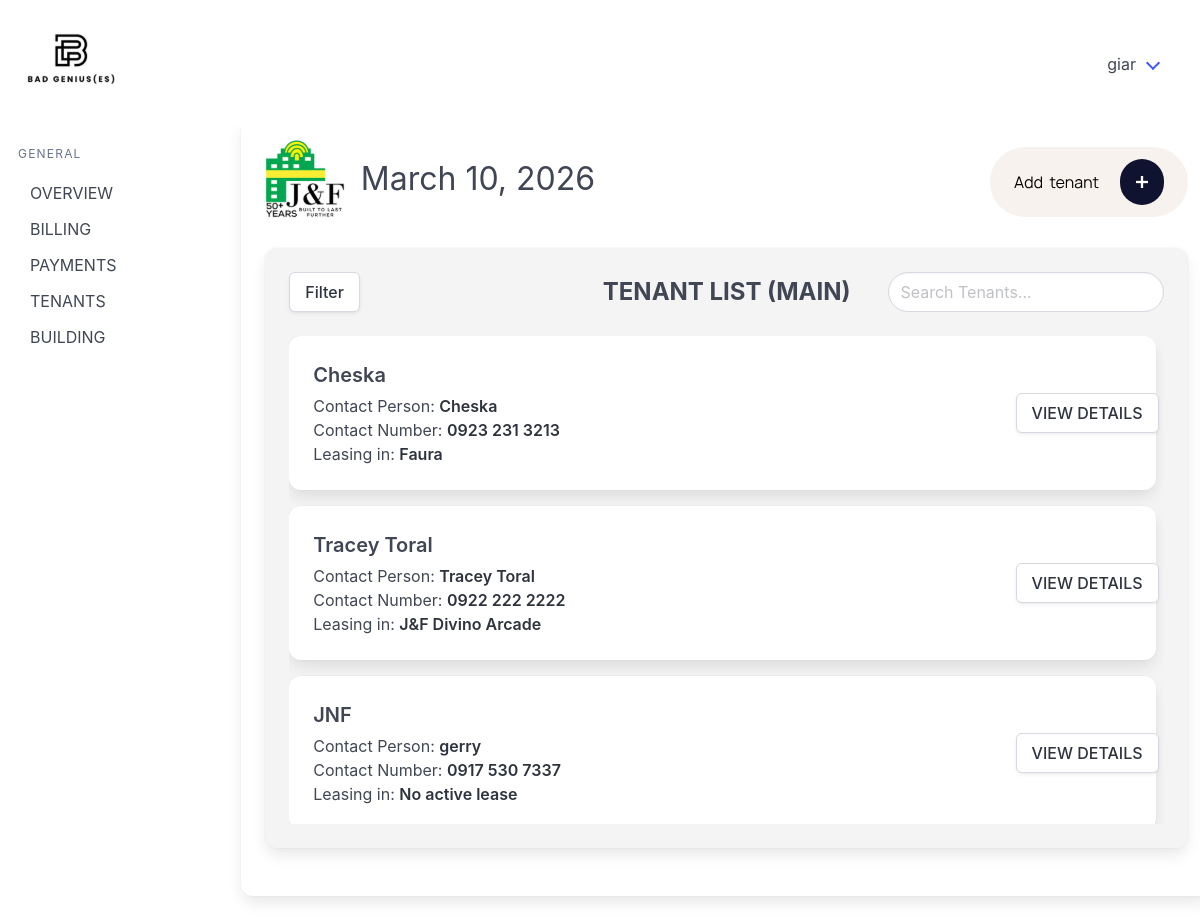
Screenshot of /tenants_main/ (signed in) with the database file from the repository.
### billingApp/models.py (models this page shows, shortened)
class Tenant(models.Model):
    companyName = models.CharField(max_length=100, null=True, blank=True)
    contactPerson = models.CharField(max_length=100)
    phoneNumber = models.CharField(max_length=12)
    email = models.CharField(max_length=50)
    modified_by = models.ForeignKey("Account", on_delete=models.SET_NULL, null=True, blank=True, related_name="+")
    modified_at = models.DateTimeField(auto_now=True, null=True, blank=True)
    objects = models.Manager

class Building(models.Model):
    buildingName = models.CharField(max_length=100, unique=True)
    signageCapacity = models.IntegerField(default=0)
    parkingCapacity = models.IntegerField(default=0)
    buildingAddress = models.CharField(max_length=200)
    modified_by = models.ForeignKey("Account", on_delete=models.SET_NULL, null=True, blank=True, related_name="+")
    modified_at = models.DateTimeField(auto_now=True, null=True, blank=True)
    objects = models.Manager

### billingApp/views.py (the view)
# urls.py: path('tenants_main/', views.tenants_main, name='tenants_main'),
@login_required
def tenants_main(request):
    building_filter = request.GET.get("building")
    lease_status_filter = request.GET.get("lease_status")
    tenant_objects = Tenant.objects.all().order_by('companyName', 'contactPerson')
    active_leases = Lease.objects.filter(pastLease=False).select_related('tenantName', 'buildingName')
    if building_filter:
        tenant_objects = tenant_objects.filter(
            lease__buildingName_id=building_filter,
            lease__pastLease=False
        ).distinct()
    if lease_status_filter == "active":
        tenant_objects = tenant_objects.filter(lease__pastLease=False).distinct()
    elif lease_status_filter == "none":
        tenant_objects = tenant_objects.exclude(lease__pastLease=False).distinct()
    lease_by_tenant_id = {lease.tenantName_id: lease for lease in active_leases}
    for t in tenant_objects:
        if not (t.companyName or "").strip():
            t.companyName_display = t.contactPerson
        else:
            t.companyName_display = t.companyName
        active_lease = lease_by_tenant_id.get(t.id)
        if active_lease:
            t.buildingName_display = active_lease.buildingName.buildingName
        else:
            t.buildingName_display = "No active lease"
    buildings = Building.objects.all()
    date_today = get_date_today()
    return render(
        request,
        'billingApp/tenants_main.html',
        {
            'tenants': tenant_objects,
            'date_today': date_today,
            'buildings': buildings,
            'selected_building': building_filter,
            'selected_lease_status': lease_status_filter,
        }
    )

### billingApp/views.py (called while the page is built)
def get_date_today():
    from datetime import datetime
    return datetime.now().strftime("%B %d, %Y")

### billingApp/templates/billingApp/tenants_main.html (shortened to what this page needs)
{% extends 'billingApp/base.html' %} {% load static %} {% block content %}
<div class="column is-3 pt-5 has-text-right">
  <a href="{% url 'add_tenant' %}">
  </a>
</div>
</div>
<div class="columns">
  <div class="column">
    <div class="card card2 tenant-panel">
      <div class="card-content tenant-panel-content">
        <div class="columns is-vcentered">
          <div class="column">
            <div class="dropdown" id="filterDropdown">
              <div class="dropdown-trigger">
                <button class="button" onclick="toggleFilter()" type="button">
                  Filter
                </button>
              </div>
            </div>
          </div>
          <div class="column">
            <h1 class="is-size-4 has-text-weight-bold has-text-centered">TENANT LIST (MAIN)</h1>
          </div>
          <div class="column has-text-right">
            <input id="searchInput" type="text" class="input searchInput" placeholder="Search Tenants..." />
          </div>
        </div>
        <div class="tenant-list-scroll">
          {% for t in tenants %}
          <div class="card mb-4">
            <div class="card-content">
              <div class="columns is-multiline is-vcentered">
                <div class="column">
                  <h2 class="is-size-5 has-text-weight-semibold mb-1">{{ t.companyName_display }}</h2>
                  <p class="is-size-6">Contact Person: <strong>{{ t.contactPerson }}</strong></p>
                  <p class="is-size-6">Contact Number: <strong>{{ t.phoneNumber }}</strong></p>
                  <p class="is-size-6">Leasing in: <strong class="building-name">{{ t.buildingName_display }}</strong></p>
                </div>
                <div class="column is-2 has-text-right">
                  <a href="{% url 'tenant_details' t.id %}" class="button">VIEW DETAILS</a>
                </div>
              </div>
            </div>
          </div>
          {% endfor %}
        </div>
      </div>
    </div>
  </div>
</div>
{% endblock %}

### billingApp/templates/billingApp/base.html (shortened to what this page needs)
{% load static %}
<!doctype html>
<html lang="en">
  <head>
    <link rel="stylesheet" href="{% static 'billingApp/css/style.css' %}" />
    <link rel="stylesheet" href="https://cdn.jsdelivr.net/npm/bulma@1.0.4/css/bulma.min.css" />
  </head>
  <body>
    <nav class="navbar p-5" role="navigation" aria-label="main navigation">
      <div class="navbar-brand">
        <a class="" href="{% url 'home_page' %}">
        </a>
      </div>
      <div id="navbarBasicExample" class="navbar-menu">
        <div class="navbar-end">
          <div class="navbar-item has-dropdown is-hoverable">
            <a class="navbar-link">{{ user.username }}</a>
          </div>
        </div>
      </div>
    </nav>
    <div class="columns">
      <aside class="menu">
        <p class="menu-label">General</p>
        <ul class="menu-list">
          <li><a href="{% url 'home_page' %}">OVERVIEW</a></li>
          <li><a href="{% url 'billing_records_main' %}">BILLING</a></li>
          <li><a href="{% url 'payments_main' %}">PAYMENTS</a></li>
          <li><a href="{% url 'tenants_main' %}">TENANTS</a></li>
          <li><a href="{% url 'buildings_main' %}">BUILDING</a></li>
        </ul>
      </aside>
      {% block logo %}
      <div class="card card1">
        <div class="card-content">
          <div class="columns is-4">
            <div class="column is-1">
            </div>
            <div class="column">
              <h1 class="is-size-3 pt-4 pl-4">{{ date_today }}</h1>
            </div>
    {% endblock %} {% block content %} {% endblock %}
  </body>
</html>

### billingApp/static/billingApp/css/style.css (style rules this page uses)
.menu { position: sticky; display: inline-block; vertical-align: top; max-height: 100vh; overflow-y: auto; width: 200px; top: 0; bottom: 0; padding: 30px; }
.card2 { background-color: #f4f4f4 !important; max-height: 600px !important; min-height: 500px !important; }
.card1 { margin-left: 80px !important; width: 1200px !important; }
.tenant-panel { height: calc(100vh - 220px); }
.tenant-panel-content { height: 100%; display: flex; flex-direction: column; }
.tenant-list-scroll { flex: 1; overflow-y: auto; padding-right: 8px; }
.searchInput { border-radius: 30px !important; }

### rows the page displays
Tenant: companyName_display "Cheska", contactPerson "Cheska", phoneNumber "0923 231 3213", buildingName_display "Faura"
Tenant: companyName_display "Tracey Toral", contactPerson "Tracey Toral", phoneNumber "0922 222 2222", buildingName_display "J&F Divino Arcade"
Tenant: companyName_display "JNF", contactPerson "gerry", phoneNumber "0917 530 7337", buildingName_display "No active lease"

### other values shown
{{ user.username }} "giar"
{{ date_today }} "March 10, 2026"
